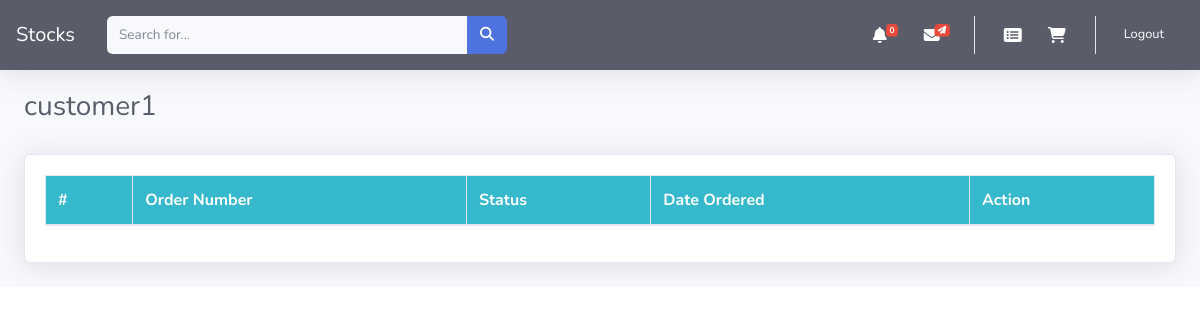
Page /customer-orders/ (signed in) on the earlier database version.
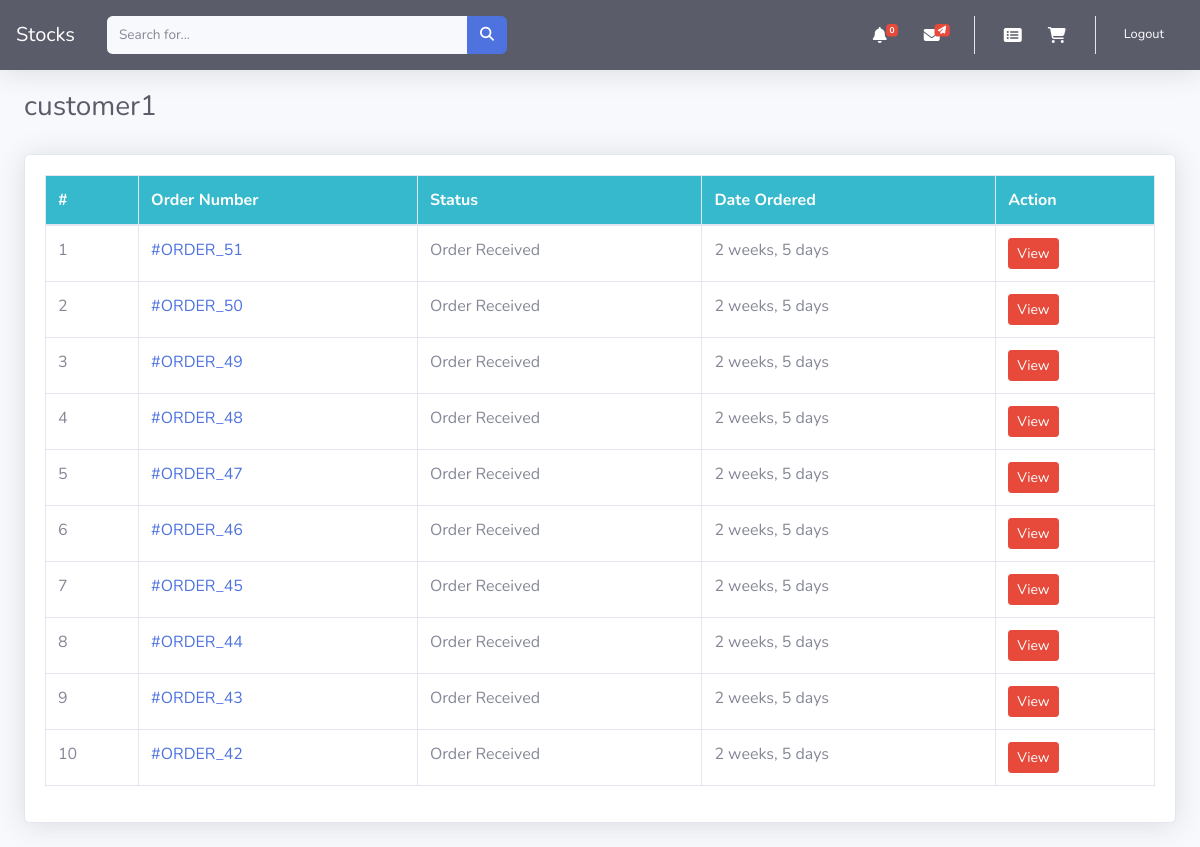
Same page on the later database version.
### dashboard/models.py (models this page shows, shortened)
class Order(models.Model):
    user = models.ForeignKey(Customer, on_delete=models.CASCADE, null=True, blank=True)
    first_name =models.CharField(max_length=255,null=True,blank=True)
    last_name = models.CharField(max_length=255,blank=True, null=True)
    email = models.EmailField(max_length=255,null=True, blank=True)
    phone = models.CharField(max_length=255,blank=True, null=True)
    address = models.CharField(max_length=255,null=True,blank=True)
    paid_amount = models.DecimalField(null=True,blank=True,max_digits=50,decimal_places=2)
    created_at = models.DateTimeField(auto_now_add=True, null=True,blank=True)
    vendors = models.ManyToManyField(Vendor, related_name="orders", null=True, blank=True)
    payment_method = models.CharField(
        max_length=200, choices=METHOD, default="Cash On Delivery")
    order_status = models.CharField(max_length=50, choices=ORDER_STATUS, null=True,blank=True, default='Order Received')
    class Meta:
        ordering = ['-created_at']

### dashboard/views.py (the view)
# urls.py: path("customer-orders/", CustomerOrders.as_view(), name="customer-orders"),
class CustomerOrders(TemplateView):
    template_name= 'skeleton/customer_order_list.html'
    def get_context_data(self, **kwargs):
        context = super().get_context_data(**kwargs)
        context["orders"] =Order.objects.filter(user = self.request.user)
        return context

### dashboard/cart.py (called while the page is built)
    def __len__(self):
        return sum(item['quantity'] for item in self.cart.values())

### dashboard/context_processors.py (called while the page is built)
def notifications(request):
    allnotifications = BroadcastNotification.objects.all()
    return {'notifications': allnotifications}

def cart(request):
    return {'cart': Cart(request)}

### templates/skeleton/customer_order_list.html (shortened to what this page needs)
{% extends 'body/base.html' %}
{% block content %}
<div class="container-fluid">
    <div class="d-sm-flex align-items-center justify-content-between mb-4">
        <h1 class="h3 mb-0 text-gray-800" style='margin-top:20px;'>{{ request.user.username }}</h1>
    </div>
    <div class="card shadow mb-4" style='margin-top:30px;'>
        <div class="card-body">
            <div class="table-responsive">
                <table class="table table-bordered" id="dataTable" width="100%" cellspacing="0">
                    <thead class='bg-info'>
                        <tr class="text-white">
                            <th scope="col">#</th>
                            <th scope="col">Order Number</th>
                            <th scope="col">Status</th>
                            <th scope="col">Date Ordered</th>
                            <th scope="col">Action</th>
                        </tr>
                    </thead>
                    <tbody>
            {% for item in orders %}
                    <tr>
                        <td>{{forloop.counter}}</td>
                        <td><a href="{% url 'customer-order-details' item.id %}">#ORDER_{{item.id}}</a></td>
                        <td>{{item.order_status }}</td>
                        <td>{{item.created_at|timesince }}</td>
                        <td>
                            <a class="btn btn-danger btn-sm" href="{% url 'customer-order-details' item.id %}">View</a>
                        </td>
                    </tr
            {% endfor %}
                    </tbody>
                </table>
            </div>
        </div>
    </div>
</div>
{% endblock  %}

Differences in the rows shown:
added Order: id "51", order_status "Order Received", created_at "2 weeks, 5 days"
added Order: id "50", order_status "Order Received", created_at "2 weeks, 5 days"
added Order: id "49", order_status "Order Received", created_at "2 weeks, 5 days"
added Order: id "48", order_status "Order Received", created_at "2 weeks, 5 days"
added Order: id "47", order_status "Order Received", created_at "2 weeks, 5 days"
added Order: id "46", order_status "Order Received", created_at "2 weeks, 5 days"
added Order: id "45", order_status "Order Received", created_at "2 weeks, 5 days"
added Order: id "44", order_status "Order Received", created_at "2 weeks, 5 days"
added Order: id "43", order_status "Order Received", created_at "2 weeks, 5 days"
added Order: id "42", order_status "Order Received", created_at "2 weeks, 5 days"
